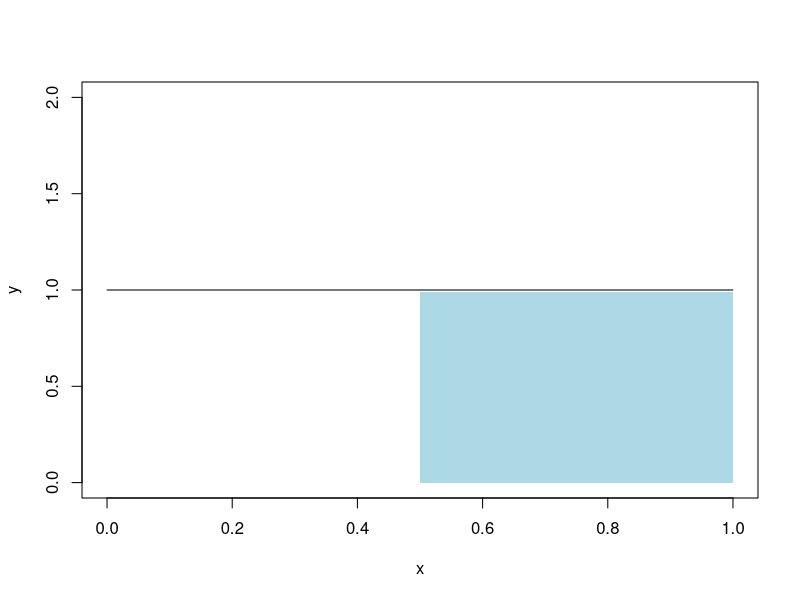
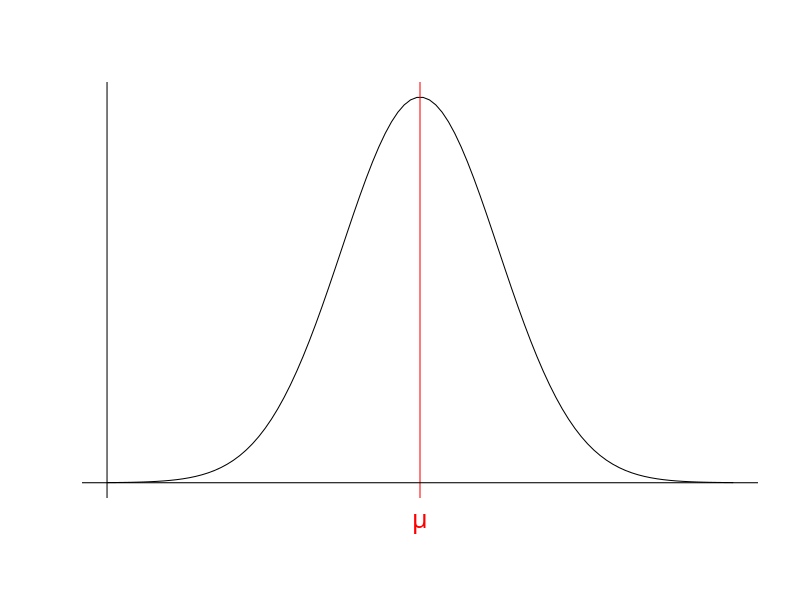

The R source for these figures, in order:
## ---- chunk 1
x <- seq(0,1,length.out=100)
y <- rep(1,100)
plot(x,y, type='l', xlim = c(0,1), ylim = c(0,2))
rect(1/2, 0, 1, 0.99, col = "lightblue", border = NA)
## ---- chunk 2
x <- seq(-4,4, length.out=100)
y <- dnorm(x, mean = 0, sd=1)
plot(x,y, type='l', axes=F, xlab='', ylab='')
abline(v=0, col='red')
abline(v=-4, col='black')
abline(h=0,col='black')
mtext(expression(mu), side = 1, line = 1, at = 0, col = 'red', cex = 1.5)
